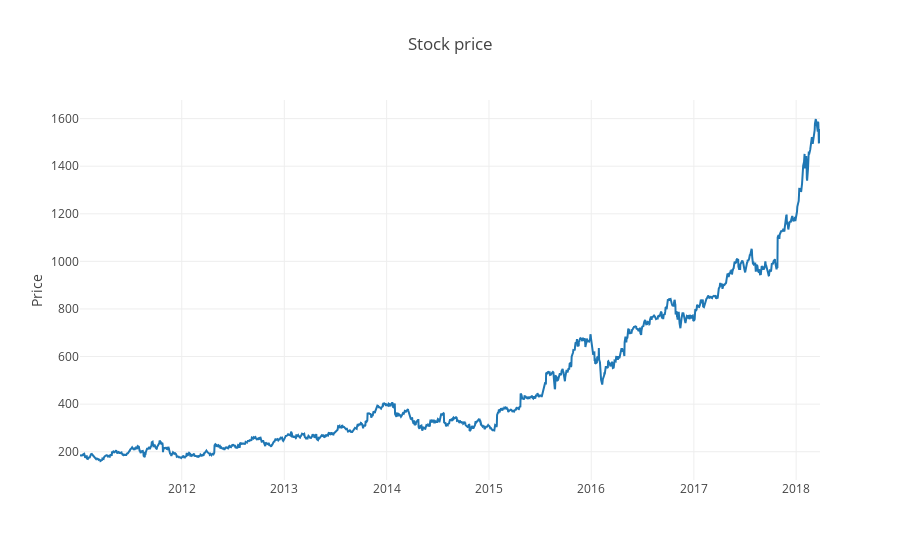
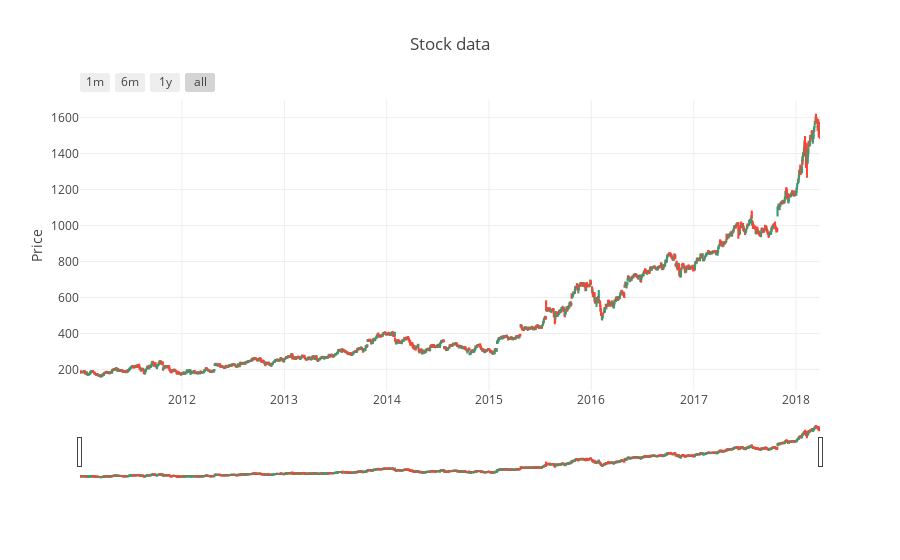

The code cell stored with these charts, in order, in its notebook:
### Code cell
da.plotscatter(df_raw[['Close']])
da.candleplot(df_raw)

### Figure 1 — Plotly figure (JSON) as saved in the notebook; plotly's stock layout.template omitted (floating-point values rounded to 4 significant figures; data arrays with more than 128 entries replaced by an {"elided": "..."} marker saying what was removed)
{"data": [{"name": "Close", "type": "scatter", "x": {"elided": "1818 str values"}, "y": {"elided": "1818 float values"}}], "layout": {"legend": {"orientation": "h"}, "title": "Stock price", "yaxis": {"title": "Price"}}}

### Figure 2 — Plotly figure (JSON) as saved in the notebook; plotly's stock layout.template omitted (floating-point values rounded to 4 significant figures; data arrays with more than 128 entries replaced by an {"elided": "..."} marker saying what was removed)
{"data": [{"close": {"elided": "1818 float values"}, "high": {"elided": "1818 float values"}, "low": {"elided": "1818 float values"}, "name": "Name", "open": {"elided": "1818 float values"}, "type": "candlestick", "x": {"elided": "1818 str values"}}], "layout": {"legend": {"orientation": "h"}, "title": "Stock data", "xaxis": {"rangeselector": {"buttons": [{"count": 1, "label": "1m", "step": "month", "stepmode": "backward"}, {"count": 6, "label": "6m", "step": "month", "stepmode": "backward"}, {"count": 1, "label": "1y", "step": "year", "stepmode": "backward"}, {"step": "all"}]}}, "yaxis": {"title": "Price"}}}
